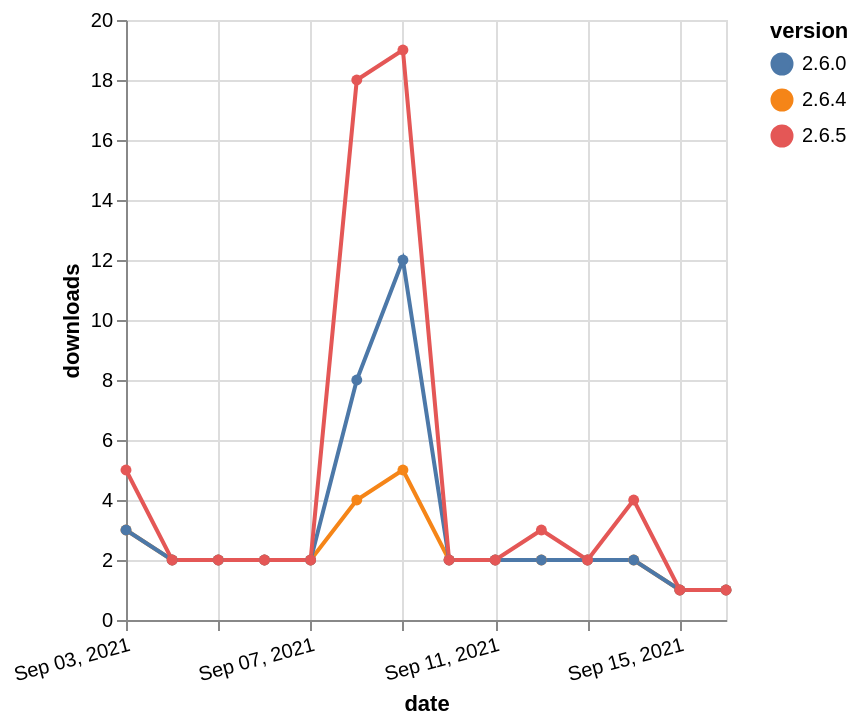

Vega-Lite specification stored for this chart:
### Vega-Lite specification from a JSON file in a GitHub repository (floating-point values rounded to 4 significant figures)
{"$schema": "https://vega.github.io/schema/vega-lite/v5.json", "description": "A simple bar chart with embedded data.", "data": {"values": [{"date": "2021-09-03", "total": 2705, "delta": 3, "version": "2.6.4"}, {"date": "2021-09-04", "total": 2707, "delta": 2, "version": "2.6.4"}, {"date": "2021-09-05", "total": 2709, "delta": 2, "version": "2.6.4"}, {"date": "2021-09-06", "total": 2711, "delta": 2, "version": "2.6.4"}, {"date": "2021-09-07", "total": 2713, "delta": 2, "version": "2.6.4"}, {"date": "2021-09-08", "total": 2717, "delta": 4, "version": "2.6.4"}, {"date": "2021-09-09", "total": 2722, "delta": 5, "version": "2.6.4"}, {"date": "2021-09-10", "total": 2724, "delta": 2, "version": "2.6.4"}, {"date": "2021-09-11", "total": 2726, "delta": 2, "version": "2.6.4"}, {"date": "2021-09-12", "total": 2728, "delta": 2, "version": "2.6.4"}, {"date": "2021-09-13", "total": 2730, "delta": 2, "version": "2.6.4"}, {"date": "2021-09-14", "total": 2732, "delta": 2, "version": "2.6.4"}, {"date": "2021-09-15", "total": 2733, "delta": 1, "version": "2.6.4"}, {"date": "2021-09-16", "total": 2734, "delta": 1, "version": "2.6.4"}, {"date": "2021-09-03", "total": 4956, "delta": 3, "version": "2.6.0"}, {"date": "2021-09-04", "total": 4958, "delta": 2, "version": "2.6.0"}, {"date": "2021-09-05", "total": 4960, "delta": 2, "version": "2.6.0"}, {"date": "2021-09-06", "total": 4962, "delta": 2, "version": "2.6.0"}, {"date": "2021-09-07", "total": 4964, "delta": 2, "version": "2.6.0"}, {"date": "2021-09-08", "total": 4972, "delta": 8, "version": "2.6.0"}, {"date": "2021-09-09", "total": 4984, "delta": 12, "version": "2.6.0"}, {"date": "2021-09-10", "total": 4986, "delta": 2, "version": "2.6.0"}, {"date": "2021-09-11", "total": 4988, "delta": 2, "version": "2.6.0"}, {"date": "2021-09-12", "total": 4990, "delta": 2, "version": "2.6.0"}, {"date": "2021-09-13", "total": 4992, "delta": 2, "version": "2.6.0"}, {"date": "2021-09-14", "total": 4994, "delta": 2, "version": "2.6.0"}, {"date": "2021-09-15", "total": 4995, "delta": 1, "version": "2.6.0"}, {"date": "2021-09-16", "total": 4996, "delta": 1, "version": "2.6.0"}, {"date": "2021-09-03", "total": 3676, "delta": 5, "version": "2.6.5"}, {"date": "2021-09-04", "total": 3678, "delta": 2, "version": "2.6.5"}, {"date": "2021-09-05", "total": 3680, "delta": 2, "version": "2.6.5"}, {"date": "2021-09-06", "total": 3682, "delta": 2, "version": "2.6.5"}, {"date": "2021-09-07", "total": 3684, "delta": 2, "version": "2.6.5"}, {"date": "2021-09-08", "total": 3702, "delta": 18, "version": "2.6.5"}, {"date": "2021-09-09", "total": 3721, "delta": 19, "version": "2.6.5"}, {"date": "2021-09-10", "total": 3723, "delta": 2, "version": "2.6.5"}, {"date": "2021-09-11", "total": 3725, "delta": 2, "version": "2.6.5"}, {"date": "2021-09-12", "total": 3728, "delta": 3, "version": "2.6.5"}, {"date": "2021-09-13", "total": 3730, "delta": 2, "version": "2.6.5"}, {"date": "2021-09-14", "total": 3734, "delta": 4, "version": "2.6.5"}, {"date": "2021-09-15", "total": 3735, "delta": 1, "version": "2.6.5"}, {"date": "2021-09-16", "total": 3736, "delta": 1, "version": "2.6.5"}]}, "width": "container", "mark": {"type": "line", "point": {"filled": true}}, "encoding": {"x": {"field": "date", "type": "temporal", "timeUnit": "yearmonthdate", "title": "date", "axis": {"labelAngle": -15}}, "y": {"field": "delta", "type": "quantitative", "title": "downloads"}, "color": {"field": "version", "type": "nominal"}, "tooltip": {"field": "delta"}}}
